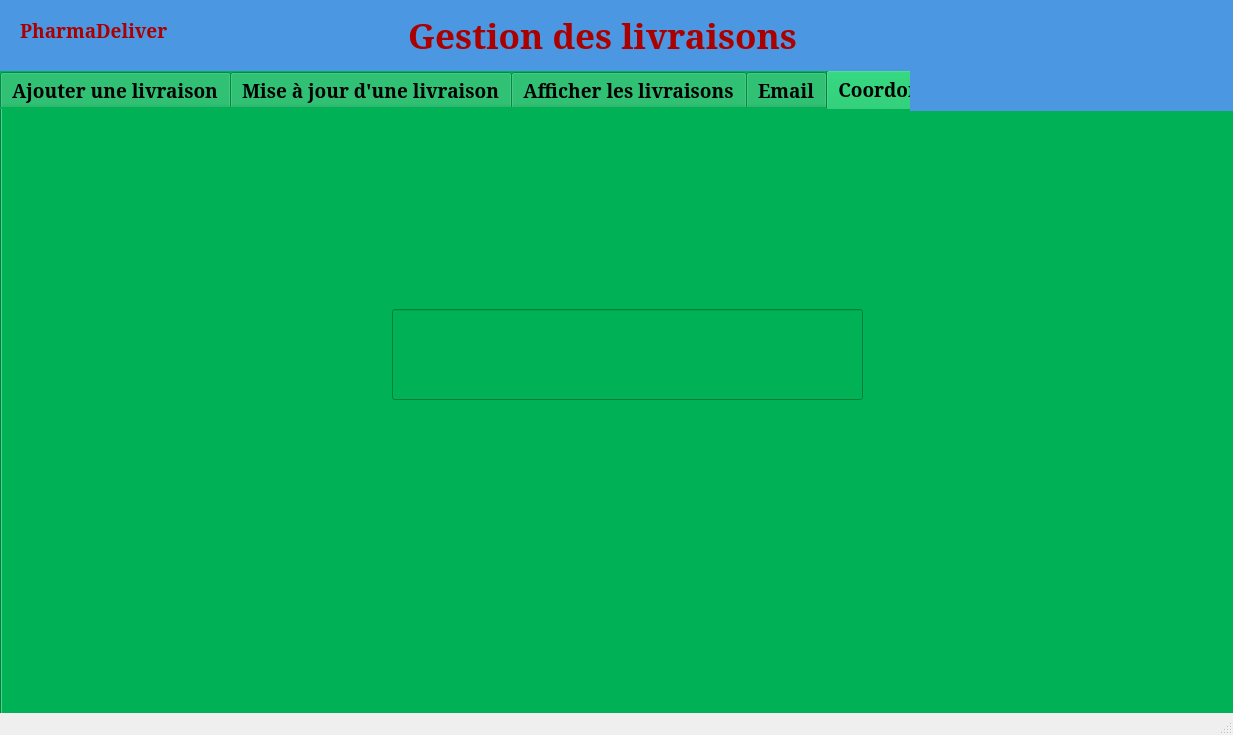
<?xml version="1.0" encoding="UTF-8"?>
<ui version="4.0">
 <class>GSLIVmainwindow</class>
 <widget class="QMainWindow" name="GSLIVmainwindow">
  <property name="geometry">
   <rect>
    <x>0</x>
    <y>0</y>
    <width>1233</width>
    <height>735</height>
   </rect>
  </property>
  <property name="windowTitle">
   <string>GSLIVmainwindow</string>
  </property>
  <widget class="QWidget" name="centralwidget">
   <widget class="QTabWidget" name="tabWidget_2">
    <property name="geometry">
     <rect>
      <x>0</x>
      <y>70</y>
      <width>1251</width>
      <height>691</height>
     </rect>
    </property>
    <property name="font">
     <font>
      <family>MS Serif</family>
      <pointsize>14</pointsize>
      <weight>75</weight>
      <bold>true</bold>
     </font>
    </property>
    <property name="styleSheet">
     <string notr="true">background-color: rgb(162, 162, 162);
background-color: rgb(67, 203, 0);
background-color: rgb(0, 177, 85);</string>
    </property>
    <property name="currentIndex">
     <number>4</number>
    </property>
    <widget class="QWidget" name="tab_2">
     <attribute name="title">
      <string>Ajouter une livraison</string>
     </attribute>
     <widget class="QPushButton" name="pb_ajouter_21">
      <property name="geometry">
       <rect>
        <x>790</x>
        <y>480</y>
        <width>221</width>
        <height>71</height>
       </rect>
      </property>
      <property name="font">
       <font>
        <family>MS Serif</family>
        <pointsize>21</pointsize>
        <weight>75</weight>
        <bold>true</bold>
       </font>
      </property>
      <property name="text">
       <string>Ajouter</string>
      </property>
     </widget>
     <widget class="QLabel" name="label_17">
      <property name="geometry">
       <rect>
        <x>220</x>
        <y>646</y>
        <width>216</width>
        <height>93</height>
       </rect>
      </property>
      <property name="font">
       <font>
        <family>MS Serif</family>
        <pointsize>14</pointsize>
        <weight>75</weight>
        <bold>true</bold>
       </font>
      </property>
      <property name="text">
       <string>Statut de livraison</string>
      </property>
     </widget>
     <widget class="QLabel" name="label_18">
      <property name="geometry">
       <rect>
        <x>120</x>
        <y>70</y>
        <width>281</width>
        <height>61</height>
       </rect>
      </property>
      <property name="font">
       <font>
        <family>MS Serif</family>
        <pointsize>18</pointsize>
        <weight>75</weight>
        <bold>true</bold>
       </font>
      </property>
      <property name="text">
       <string>Numéro de livraison</string>
      </property>
     </widget>
     <widget class="QLineEdit" name="numliv">
      <property name="geometry">
       <rect>
        <x>450</x>
        <y>70</y>
        <width>391</width>
        <height>71</height>
       </rect>
      </property>
      <property name="styleSheet">
       <string notr="true">background-color: rgb(255, 255, 255);</string>
      </property>
     </widget>
     <widget class="QLineEdit" name="dateliv">
      <property name="geometry">
       <rect>
        <x>450</x>
        <y>180</y>
        <width>391</width>
        <height>71</height>
       </rect>
      </property>
      <property name="styleSheet">
       <string notr="true">background-color: rgb(255, 255, 255);</string>
      </property>
     </widget>
     <widget class="QLineEdit" name="adresseliv">
      <property name="geometry">
       <rect>
        <x>450</x>
        <y>290</y>
        <width>391</width>
        <height>71</height>
       </rect>
      </property>
      <property name="styleSheet">
       <string notr="true">background-color: rgb(255, 255, 255);</string>
      </property>
     </widget>
     <widget class="QComboBox" name="statutliv">
      <property name="geometry">
       <rect>
        <x>450</x>
        <y>390</y>
        <width>391</width>
        <height>71</height>
       </rect>
      </property>
      <property name="font">
       <font>
        <family>MS Serif</family>
        <pointsize>14</pointsize>
        <weight>75</weight>
        <bold>true</bold>
       </font>
      </property>
      <item>
       <property name="text">
        <string>En cours</string>
       </property>
      </item>
      <item>
       <property name="text">
        <string>Termine</string>
       </property>
      </item>
     </widget>
     <widget class="QLabel" name="label_40">
      <property name="geometry">
       <rect>
        <x>120</x>
        <y>180</y>
        <width>281</width>
        <height>61</height>
       </rect>
      </property>
      <property name="font">
       <font>
        <family>MS Serif</family>
        <pointsize>18</pointsize>
        <weight>75</weight>
        <bold>true</bold>
       </font>
      </property>
      <property name="text">
       <string>Date de livraison</string>
      </property>
     </widget>
     <widget class="QLabel" name="label_41">
      <property name="geometry">
       <rect>
        <x>120</x>
        <y>290</y>
        <width>281</width>
        <height>61</height>
       </rect>
      </property>
      <property name="font">
       <font>
        <family>MS Serif</family>
        <pointsize>18</pointsize>
        <weight>75</weight>
        <bold>true</bold>
       </font>
      </property>
      <property name="text">
       <string>Adresse de livraison</string>
      </property>
     </widget>
     <widget class="QLabel" name="label_42">
      <property name="geometry">
       <rect>
        <x>120</x>
        <y>400</y>
        <width>281</width>
        <height>61</height>
       </rect>
      </property>
      <property name="font">
       <font>
        <family>MS Serif</family>
        <pointsize>18</pointsize>
        <weight>75</weight>
        <bold>true</bold>
       </font>
      </property>
      <property name="text">
       <string>Statut de livraison</string>
      </property>
     </widget>
    </widget>
    <widget class="QWidget" name="tab_6">
     <attribute name="title">
      <string>Mise à jour d'une livraison</string>
     </attribute>
     <widget class="QLineEdit" name="numliv_m_4">
      <property name="geometry">
       <rect>
        <x>450</x>
        <y>70</y>
        <width>391</width>
        <height>71</height>
       </rect>
      </property>
      <property name="styleSheet">
       <string notr="true">background-color: rgb(255, 255, 255);</string>
      </property>
     </widget>
     <widget class="QLineEdit" name="dateliv_m">
      <property name="geometry">
       <rect>
        <x>450</x>
        <y>180</y>
        <width>391</width>
        <height>71</height>
       </rect>
      </property>
      <property name="styleSheet">
       <string notr="true">background-color: rgb(255, 255, 255);</string>
      </property>
     </widget>
     <widget class="QPushButton" name="pb_modifier_21">
      <property name="geometry">
       <rect>
        <x>760</x>
        <y>480</y>
        <width>241</width>
        <height>71</height>
       </rect>
      </property>
      <property name="font">
       <font>
        <family>MS Serif</family>
        <pointsize>21</pointsize>
        <weight>75</weight>
        <bold>true</bold>
       </font>
      </property>
      <property name="text">
       <string>Modifier</string>
      </property>
     </widget>
     <widget class="QComboBox" name="statutliv_m">
      <property name="geometry">
       <rect>
        <x>450</x>
        <y>390</y>
        <width>391</width>
        <height>71</height>
       </rect>
      </property>
      <property name="font">
       <font>
        <family>MS Serif</family>
        <pointsize>14</pointsize>
        <weight>75</weight>
        <bold>true</bold>
       </font>
      </property>
      <item>
       <property name="text">
        <string>En cours</string>
       </property>
      </item>
      <item>
       <property name="text">
        <string>Termine</string>
       </property>
      </item>
     </widget>
     <widget class="QLabel" name="label_19">
      <property name="geometry">
       <rect>
        <x>100</x>
        <y>80</y>
        <width>281</width>
        <height>61</height>
       </rect>
      </property>
      <property name="font">
       <font>
        <family>MS Serif</family>
        <pointsize>18</pointsize>
        <weight>75</weight>
        <bold>true</bold>
       </font>
      </property>
      <property name="text">
       <string>Numéro de livraison</string>
      </property>
     </widget>
     <widget class="QLineEdit" name="adresseliv_m">
      <property name="geometry">
       <rect>
        <x>450</x>
        <y>290</y>
        <width>391</width>
        <height>71</height>
       </rect>
      </property>
      <property name="styleSheet">
       <string notr="true">background-color: rgb(255, 255, 255);</string>
      </property>
     </widget>
     <widget class="QLabel" name="label_43">
      <property name="geometry">
       <rect>
        <x>100</x>
        <y>180</y>
        <width>281</width>
        <height>61</height>
       </rect>
      </property>
      <property name="font">
       <font>
        <family>MS Serif</family>
        <pointsize>18</pointsize>
        <weight>75</weight>
        <bold>true</bold>
       </font>
      </property>
      <property name="text">
       <string>Date de livraison</string>
      </property>
     </widget>
     <widget class="QLabel" name="label_44">
      <property name="geometry">
       <rect>
        <x>100</x>
        <y>290</y>
        <width>281</width>
        <height>61</height>
       </rect>
      </property>
      <property name="font">
       <font>
        <family>MS Serif</family>
        <pointsize>18</pointsize>
        <weight>75</weight>
        <bold>true</bold>
       </font>
      </property>
      <property name="text">
       <string>Adresse de livraison</string>
      </property>
     </widget>
     <widget class="QLabel" name="label_45">
      <property name="geometry">
       <rect>
        <x>100</x>
        <y>400</y>
        <width>281</width>
        <height>61</height>
       </rect>
      </property>
      <property name="font">
       <font>
        <family>MS Serif</family>
        <pointsize>18</pointsize>
        <weight>75</weight>
        <bold>true</bold>
       </font>
      </property>
      <property name="text">
       <string>Statut de livraison</string>
      </property>
     </widget>
    </widget>
    <widget class="QWidget" name="tab_7">
     <attribute name="title">
      <string>Afficher les livraisons</string>
     </attribute>
     <widget class="QTableView" name="tablivraisons">
      <property name="geometry">
       <rect>
        <x>100</x>
        <y>10</y>
        <width>831</width>
        <height>331</height>
       </rect>
      </property>
      <property name="styleSheet">
       <string notr="true">background-color: rgb(255, 255, 255);</string>
      </property>
     </widget>
     <widget class="QPushButton" name="pb_trier_21">
      <property name="geometry">
       <rect>
        <x>840</x>
        <y>480</y>
        <width>171</width>
        <height>71</height>
       </rect>
      </property>
      <property name="font">
       <font>
        <family>MS Serif</family>
        <pointsize>21</pointsize>
        <weight>75</weight>
        <bold>true</bold>
       </font>
      </property>
      <property name="text">
       <string>Trier</string>
      </property>
     </widget>
     <widget class="QPushButton" name="pb_rechercher_21">
      <property name="geometry">
       <rect>
        <x>560</x>
        <y>480</y>
        <width>231</width>
        <height>71</height>
       </rect>
      </property>
      <property name="font">
       <font>
        <family>MS Serif</family>
        <pointsize>21</pointsize>
        <weight>75</weight>
        <bold>true</bold>
       </font>
      </property>
      <property name="text">
       <string>Rechercher</string>
      </property>
     </widget>
     <widget class="QLineEdit" name="numero">
      <property name="geometry">
       <rect>
        <x>220</x>
        <y>370</y>
        <width>581</width>
        <height>61</height>
       </rect>
      </property>
      <property name="styleSheet">
       <string notr="true">background-color: rgb(255, 255, 255);</string>
      </property>
     </widget>
     <widget class="QPushButton" name="pb_supprimer_21">
      <property name="geometry">
       <rect>
        <x>300</x>
        <y>480</y>
        <width>211</width>
        <height>71</height>
       </rect>
      </property>
      <property name="font">
       <font>
        <family>MS Serif</family>
        <pointsize>21</pointsize>
        <weight>75</weight>
        <bold>true</bold>
       </font>
      </property>
      <property name="text">
       <string>Supprimer</string>
      </property>
     </widget>
     <widget class="QPushButton" name="pb_stat_21">
      <property name="geometry">
       <rect>
        <x>60</x>
        <y>480</y>
        <width>211</width>
        <height>71</height>
       </rect>
      </property>
      <property name="font">
       <font>
        <family>MS Serif</family>
        <pointsize>21</pointsize>
        <weight>75</weight>
        <bold>true</bold>
       </font>
      </property>
      <property name="text">
       <string>Statistiques</string>
      </property>
     </widget>
     <widget class="QPushButton" name="pb_pdf_21">
      <property name="geometry">
       <rect>
        <x>840</x>
        <y>390</y>
        <width>171</width>
        <height>71</height>
       </rect>
      </property>
      <property name="font">
       <font>
        <family>MS Serif</family>
        <pointsize>21</pointsize>
        <weight>75</weight>
        <bold>true</bold>
       </font>
      </property>
      <property name="text">
       <string>PDF</string>
      </property>
     </widget>
    </widget>
    <widget class="QWidget" name="tab_8">
     <attribute name="title">
      <string>Email</string>
     </attribute>
     <widget class="QLabel" name="label_20">
      <property name="geometry">
       <rect>
        <x>80</x>
        <y>0</y>
        <width>211</width>
        <height>61</height>
       </rect>
      </property>
      <property name="font">
       <font>
        <family>MS Serif</family>
        <pointsize>14</pointsize>
        <weight>75</weight>
        <bold>true</bold>
       </font>
      </property>
      <property name="text">
       <string>      Smtp-server :</string>
      </property>
     </widget>
     <widget class="QLabel" name="label_21">
      <property name="geometry">
       <rect>
        <x>120</x>
        <y>150</y>
        <width>171</width>
        <height>61</height>
       </rect>
      </property>
      <property name="font">
       <font>
        <family>MS Serif</family>
        <pointsize>14</pointsize>
        <weight>75</weight>
        <bold>true</bold>
       </font>
      </property>
      <property name="text">
       <string>Password :</string>
      </property>
     </widget>
     <widget class="QLabel" name="label_22">
      <property name="geometry">
       <rect>
        <x>120</x>
        <y>100</y>
        <width>171</width>
        <height>61</height>
       </rect>
      </property>
      <property name="font">
       <font>
        <family>MS Serif</family>
        <pointsize>14</pointsize>
        <weight>75</weight>
        <bold>true</bold>
       </font>
      </property>
      <property name="text">
       <string>Username :</string>
      </property>
     </widget>
     <widget class="QLabel" name="label_23">
      <property name="geometry">
       <rect>
        <x>120</x>
        <y>200</y>
        <width>161</width>
        <height>61</height>
       </rect>
      </property>
      <property name="font">
       <font>
        <family>MS Serif</family>
        <pointsize>14</pointsize>
        <weight>75</weight>
        <bold>true</bold>
       </font>
      </property>
      <property name="text">
       <string>Recipant to :</string>
      </property>
     </widget>
     <widget class="QLabel" name="label_24">
      <property name="geometry">
       <rect>
        <x>120</x>
        <y>60</y>
        <width>181</width>
        <height>51</height>
       </rect>
      </property>
      <property name="font">
       <font>
        <family>MS Serif</family>
        <pointsize>14</pointsize>
        <weight>75</weight>
        <bold>true</bold>
       </font>
      </property>
      <property name="text">
       <string>Server port :</string>
      </property>
     </widget>
     <widget class="QLabel" name="label_25">
      <property name="geometry">
       <rect>
        <x>120</x>
        <y>300</y>
        <width>171</width>
        <height>61</height>
       </rect>
      </property>
      <property name="font">
       <font>
        <family>MS Serif</family>
        <pointsize>14</pointsize>
        <weight>75</weight>
        <bold>true</bold>
       </font>
      </property>
      <property name="text">
       <string>Attachement :</string>
      </property>
     </widget>
     <widget class="QLabel" name="label_26">
      <property name="geometry">
       <rect>
        <x>120</x>
        <y>250</y>
        <width>161</width>
        <height>61</height>
       </rect>
      </property>
      <property name="font">
       <font>
        <family>MS Serif</family>
        <pointsize>14</pointsize>
        <weight>75</weight>
        <bold>true</bold>
       </font>
      </property>
      <property name="text">
       <string>Subject :</string>
      </property>
     </widget>
     <widget class="QLabel" name="label_27">
      <property name="geometry">
       <rect>
        <x>120</x>
        <y>400</y>
        <width>151</width>
        <height>61</height>
       </rect>
      </property>
      <property name="font">
       <font>
        <family>MS Serif</family>
        <pointsize>14</pointsize>
        <weight>75</weight>
        <bold>true</bold>
       </font>
      </property>
      <property name="text">
       <string>Message :</string>
      </property>
     </widget>
     <widget class="QLineEdit" name="server">
      <property name="geometry">
       <rect>
        <x>320</x>
        <y>10</y>
        <width>691</width>
        <height>41</height>
       </rect>
      </property>
      <property name="font">
       <font>
        <family>MS Serif</family>
        <pointsize>14</pointsize>
        <weight>75</weight>
        <bold>true</bold>
       </font>
      </property>
      <property name="styleSheet">
       <string notr="true">background-color: rgb(255, 255, 255);</string>
      </property>
      <property name="text">
       <string>smtp.gmail.com</string>
      </property>
     </widget>
     <widget class="QLineEdit" name="paswd">
      <property name="geometry">
       <rect>
        <x>320</x>
        <y>160</y>
        <width>691</width>
        <height>41</height>
       </rect>
      </property>
      <property name="styleSheet">
       <string notr="true">background-color: rgb(255, 255, 255);</string>
      </property>
     </widget>
     <widget class="QLineEdit" name="rcpt">
      <property name="geometry">
       <rect>
        <x>320</x>
        <y>210</y>
        <width>691</width>
        <height>41</height>
       </rect>
      </property>
      <property name="styleSheet">
       <string notr="true">background-color: rgb(255, 255, 255);</string>
      </property>
     </widget>
     <widget class="QLineEdit" name="subject">
      <property name="geometry">
       <rect>
        <x>320</x>
        <y>260</y>
        <width>691</width>
        <height>41</height>
       </rect>
      </property>
      <property name="styleSheet">
       <string notr="true">background-color: rgb(255, 255, 255);</string>
      </property>
     </widget>
     <widget class="QLineEdit" name="uname">
      <property name="geometry">
       <rect>
        <x>320</x>
        <y>110</y>
        <width>691</width>
        <height>41</height>
       </rect>
      </property>
      <property name="styleSheet">
       <string notr="true">background-color: rgb(255, 255, 255);</string>
      </property>
     </widget>
     <widget class="QLineEdit" name="port">
      <property name="geometry">
       <rect>
        <x>320</x>
        <y>60</y>
        <width>691</width>
        <height>41</height>
       </rect>
      </property>
      <property name="font">
       <font>
        <family>MS Serif</family>
        <pointsize>14</pointsize>
        <weight>75</weight>
        <bold>true</bold>
       </font>
      </property>
      <property name="styleSheet">
       <string notr="true">background-color: rgb(255, 255, 255);</string>
      </property>
      <property name="text">
       <string>465</string>
      </property>
     </widget>
     <widget class="QLineEdit" name="file">
      <property name="geometry">
       <rect>
        <x>320</x>
        <y>310</y>
        <width>521</width>
        <height>41</height>
       </rect>
      </property>
      <property name="styleSheet">
       <string notr="true">background-color: rgb(255, 255, 255);</string>
      </property>
     </widget>
     <widget class="QPlainTextEdit" name="msg">
      <property name="geometry">
       <rect>
        <x>320</x>
        <y>360</y>
        <width>691</width>
        <height>171</height>
       </rect>
      </property>
      <property name="styleSheet">
       <string notr="true">background-color: rgb(255, 255, 255);</string>
      </property>
     </widget>
     <widget class="QPushButton" name="sendBtn">
      <property name="geometry">
       <rect>
        <x>692</x>
        <y>550</y>
        <width>151</width>
        <height>51</height>
       </rect>
      </property>
      <property name="font">
       <font>
        <family>MS Serif</family>
        <pointsize>14</pointsize>
        <weight>75</weight>
        <bold>true</bold>
       </font>
      </property>
      <property name="text">
       <string>Send</string>
      </property>
     </widget>
     <widget class="QPushButton" name="exitBtn">
      <property name="geometry">
       <rect>
        <x>860</x>
        <y>550</y>
        <width>151</width>
        <height>51</height>
       </rect>
      </property>
      <property name="font">
       <font>
        <family>MS Serif</family>
        <pointsize>14</pointsize>
        <weight>75</weight>
        <bold>true</bold>
       </font>
      </property>
      <property name="text">
       <string>Exit</string>
      </property>
     </widget>
     <widget class="QPushButton" name="browseBtn">
      <property name="geometry">
       <rect>
        <x>850</x>
        <y>310</y>
        <width>161</width>
        <height>41</height>
       </rect>
      </property>
      <property name="font">
       <font>
        <family>MS Serif</family>
        <pointsize>14</pointsize>
        <weight>75</weight>
        <bold>true</bold>
       </font>
      </property>
      <property name="text">
       <string>Browse...</string>
      </property>
     </widget>
    </widget>
    <widget class="QWidget" name="tab">
     <attribute name="title">
      <string>Coordonees</string>
     </attribute>
     <widget class="QLineEdit" name="Cordonnees">
      <property name="geometry">
       <rect>
        <x>390</x>
        <y>200</y>
        <width>471</width>
        <height>91</height>
       </rect>
      </property>
     </widget>
    </widget>
   </widget>
   <widget class="QLabel" name="label">
    <property name="geometry">
     <rect>
      <x>0</x>
      <y>-10</y>
      <width>1421</width>
      <height>81</height>
     </rect>
    </property>
    <property name="styleSheet">
     <string notr="true">background-color: rgb(75, 151, 226);</string>
    </property>
    <property name="text">
     <string/>
    </property>
   </widget>
   <widget class="QLabel" name="label_2">
    <property name="geometry">
     <rect>
      <x>910</x>
      <y>10</y>
      <width>441</width>
      <height>101</height>
     </rect>
    </property>
    <property name="styleSheet">
     <string notr="true">background-color: rgb(75, 151, 226);</string>
    </property>
    <property name="text">
     <string/>
    </property>
   </widget>
   <widget class="QLabel" name="label_3">
    <property name="geometry">
     <rect>
      <x>390</x>
      <y>10</y>
      <width>411</width>
      <height>51</height>
     </rect>
    </property>
    <property name="font">
     <font>
      <family>MS Serif</family>
      <pointsize>26</pointsize>
      <weight>75</weight>
      <bold>true</bold>
     </font>
    </property>
    <property name="styleSheet">
     <string notr="true">color: rgb(170, 0, 0);</string>
    </property>
    <property name="text">
     <string>  Gestion des livraisons</string>
    </property>
   </widget>
   <widget class="QLabel" name="label_4">
    <property name="geometry">
     <rect>
      <x>20</x>
      <y>10</y>
      <width>161</width>
      <height>41</height>
     </rect>
    </property>
    <property name="font">
     <font>
      <family>MS Serif</family>
      <pointsize>14</pointsize>
      <weight>75</weight>
      <bold>true</bold>
     </font>
    </property>
    <property name="styleSheet">
     <string notr="true">color: rgb(170, 0, 0);</string>
    </property>
    <property name="text">
     <string>PharmaDeliver</string>
    </property>
   </widget>
   <widget class="QLabel" name="label_5">
    <property name="geometry">
     <rect>
      <x>1090</x>
      <y>10</y>
      <width>121</width>
      <height>101</height>
     </rect>
    </property>
    <property name="text">
     <string/>
    </property>
    <property name="pixmap">
     <pixmap>../../../Downloads/logo (2).png</pixmap>
    </property>
    <property name="scaledContents">
     <bool>true</bool>
    </property>
   </widget>
  </widget>
  <widget class="QStatusBar" name="statusbar"/>
 </widget>
 <resources/>
 <connections/>
</ui>
